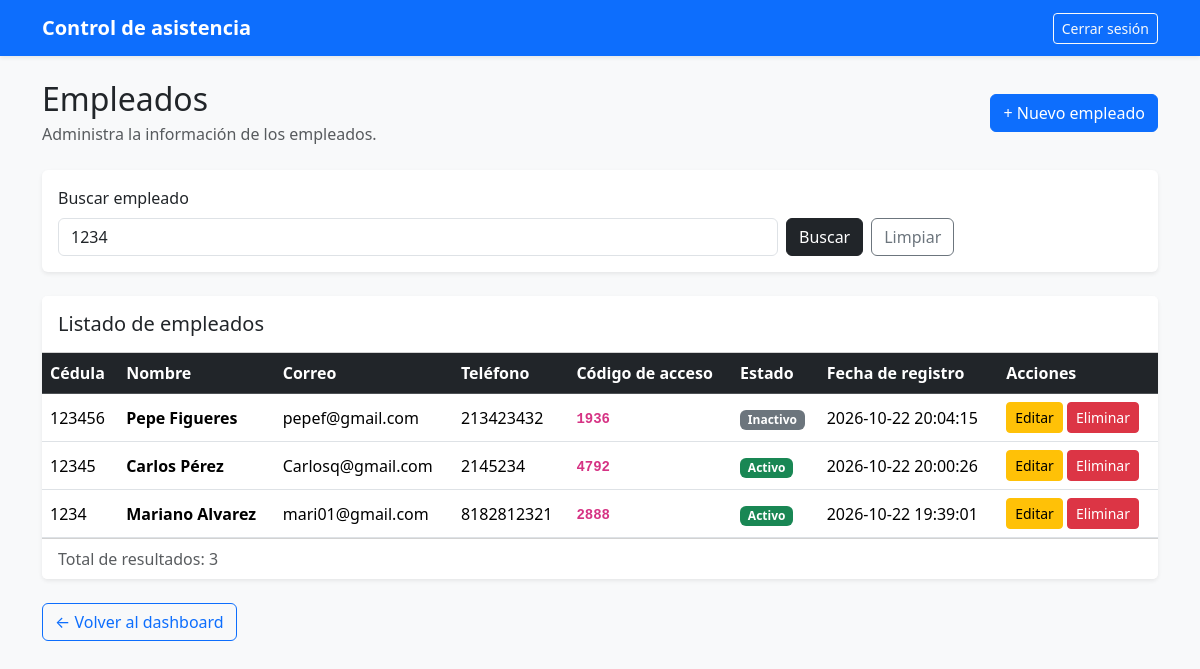
Page /admin/empleados.php?buscar=1234 (signed in) on the committed database.
### tables this page shows
CREATE TABLE `empleados` (
  `id` int(11) NOT NULL,
  `cedula` varchar(30) NOT NULL,
  `nombre` varchar(150) NOT NULL,
  `correo` varchar(150) DEFAULT NULL,
  `telefono` varchar(30) DEFAULT NULL,
  `codigo_acceso` varchar(20) NOT NULL,
  `estado` enum('Activo','Inactivo') NOT NULL DEFAULT 'Activo',
  `fecha_registro` timestamp NOT NULL DEFAULT current_timestamp()
);

### admin/empleados.php (the view, shortened to what this page needs)
<?php
require_once "../config/database.php";
$busqueda = trim($_GET["buscar"] ?? "");
$sql = "SELECT * FROM empleados";
$params = [];
if ($busqueda !== "") {
    $sql .= " WHERE cedula LIKE :cedula
              OR nombre LIKE :nombre";
    $params[":cedula"] = "%{$busqueda}%";
    $params[":nombre"] = "%{$busqueda}%";
}
$sql .= " ORDER BY id DESC";
$stmt = $conexion->prepare($sql);
$stmt->execute($params);
$empleados = $stmt->fetchAll();
function escapar($valor)
{
    return htmlspecialchars(
        (string)($valor ?? ""),
        ENT_QUOTES,
        "UTF-8"
    );
}
?>
<!DOCTYPE html>
<html lang="es">
<head>
    <link
        href="https://cdn.jsdelivr.net/npm/bootstrap@5.3.3/dist/css/bootstrap.min.css"
        rel="stylesheet"
    >
</head>
<body class="bg-light">
<nav class="navbar navbar-dark bg-primary shadow-sm">
    <div class="container">
        <a class="navbar-brand fw-semibold" href="index.php">
            Control de asistencia
        </a>
        <a href="../logout.php"
           class="btn btn-outline-light btn-sm">
            Cerrar sesión
        </a>
    </div>
</nav>
<div class="container py-4">
    <div class="d-flex flex-wrap justify-content-between
                align-items-center gap-3 mb-4">
        <div>
            <h2 class="mb-1">Empleados</h2>
            <p class="text-muted mb-0">
                Administra la información de los empleados.
            </p>
        </div>
        <a href="registrar_empleado.php"
           class="btn btn-primary">
            + Nuevo empleado
        </a>
    </div>
    <div class="card border-0 shadow-sm mb-4">
        <div class="card-body">
            <form method="GET" class="row g-2">
                <div class="col-md-8">
                    <label for="buscar" class="form-label">
                        Buscar empleado
                    </label>
                    <input
                        type="text"
                        name="buscar"
                        id="buscar"
                        class="form-control"
                        placeholder="Ingrese la cédula o el nombre"
                        value="<?= escapar($busqueda) ?>"
                    >
                </div>
                <div class="col-md-4 d-flex align-items-end gap-2">
                    <button type="submit"
                            class="btn btn-dark">
                        Buscar
                    </button>
                    <a href="empleados.php"
                       class="btn btn-outline-secondary">
                        Limpiar
                    </a>
                </div>
            </form>
        </div>
    </div>
    <div class="card border-0 shadow-sm">
        <div class="card-header bg-white py-3">
            <h5 class="mb-0">Listado de empleados</h5>
        </div>
        <div class="table-responsive">
            <table class="table table-hover align-middle mb-0">
                <thead class="table-dark">
                    <tr>
                        <th>Cédula</th>
                        <th>Nombre</th>
                        <th>Correo</th>
                        <th>Teléfono</th>
                        <th>Código de acceso</th>
                        <th>Estado</th>
                        <th>Fecha de registro</th>
                        <th>Acciones</th>
                    </tr>
                </thead>
                <tbody>
                <?php if (empty($empleados)): ?>
                    <tr>
                        <td colspan="8"
                            class="text-center py-5">
                            <h5 class="text-muted">
                                No se encontraron empleados
                            </h5>
                            <p class="text-muted mb-0">
                                Registra un empleado nuevo o cambia
                                los criterios de búsqueda.
                            </p>
                        </td>
                    </tr>
                <?php else: ?>
                    <?php foreach ($empleados as $empleado): ?>
                        <tr>
                            <td>
                                <?= escapar($empleado["cedula"]) ?>
                            </td>
                            <td class="fw-semibold">
                                <?= escapar($empleado["nombre"]) ?>
                            </td>
                            <td>
                                <?= escapar($empleado["correo"]) ?: "—" ?>
                            </td>
                            <td>
                                <?= escapar($empleado["telefono"]) ?: "—" ?>
                            </td>
                            <td>
                                <code class="fw-bold">
                                    <?= escapar($empleado["codigo_acceso"]) ?>
                                </code>
                            </td>
                            <td>
                                <?php if ($empleado["estado"] === "Activo"): ?>
                                    <span class="badge text-bg-success">
                                        Activo
                                    </span>
                                <?php else: ?>
                                    <span class="badge text-bg-secondary">
                                        Inactivo
                                    </span>
                                <?php endif; ?>
                            </td>
                            <td>
                                <?= escapar($empleado["fecha_registro"]) ?>
                            </td>
<td>
    <a href="editar_empleado.php?id=<?= (int)$empleado['id'] ?>"
       class="btn btn-warning btn-sm">
        Editar
    </a>
    <form action="eliminar_empleado.php"
          method="POST"
          class="d-inline"
          onsubmit="return confirm('¿Seguro que deseas eliminar este empleado?');">
        <button type="submit" class="btn btn-danger btn-sm">
            Eliminar
        </button>
    </form>
</td>
                        </tr>
                    <?php endforeach; ?>
                <?php endif; ?>
                </tbody>
            </table>
        </div>
        <div class="card-footer bg-white text-muted">
            Total de resultados: <?= count($empleados) ?>
        </div>
    </div>
    <div class="mt-4">
        <a href="index.php" class="btn btn-outline-primary">
            &larr; Volver al dashboard
        </a>
    </div>
</div>
</body>
</html>

### rows in the picture
empleados: cedula "123456", nombre "Pepe Figueres", correo "pepef@gmail.com", telefono "213423432", codigo_acceso "1936", estado "Inactivo", fecha_registro "2026-10-22 20:04:15"
empleados: cedula "12345", nombre "Carlos Pérez", correo "Carlosq@gmail.com", telefono "2145234", codigo_acceso "4792", estado "Activo", fecha_registro "2026-10-22 20:00:26"
empleados: cedula "1234", nombre "Mariano Alvarez", correo "mari01@gmail.com", telefono "8182812321", codigo_acceso "2888", estado "Activo", fecha_registro "2026-10-22 19:39:01"

### other values in the picture
count($empleados) "3"
